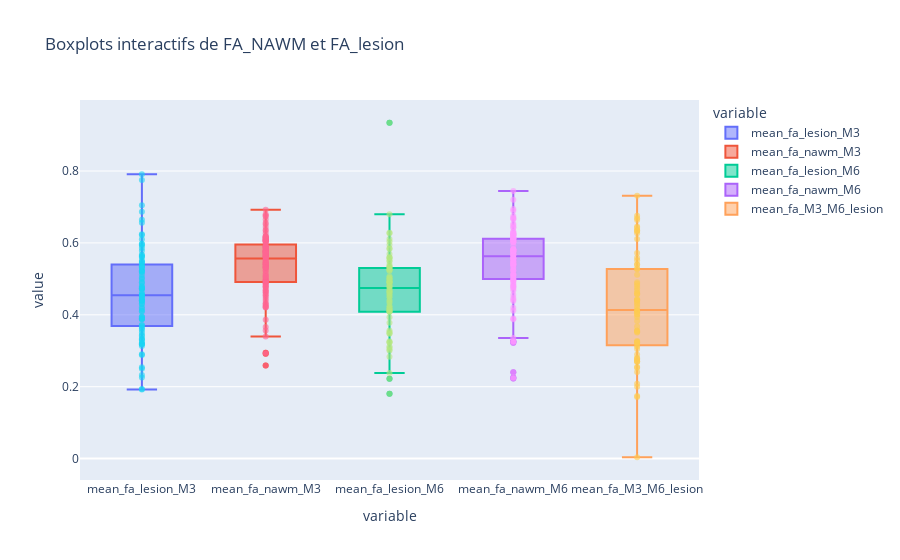
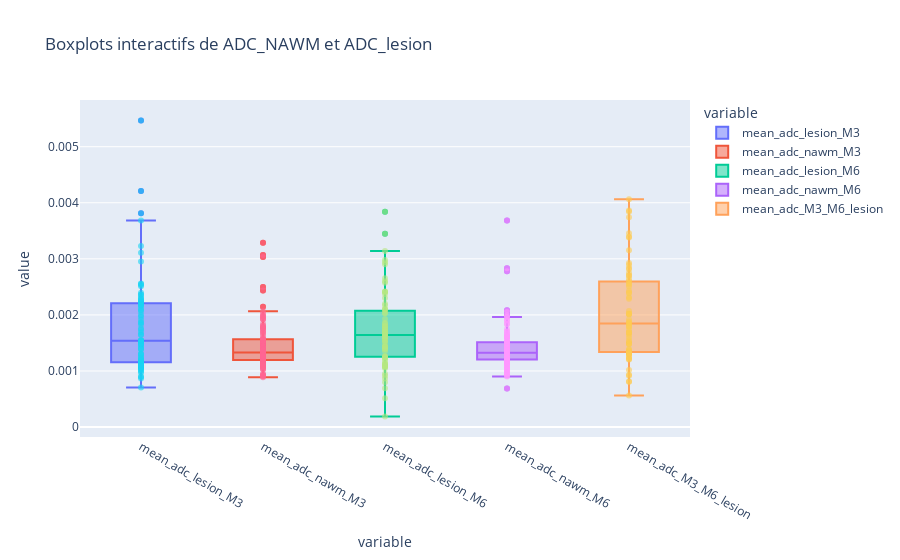

The notebook cell these images were saved under, in order:
### Code cell
# Graphique FA
fig_fa = px.box(
    df_M3M6.melt(id_vars=["Subject"], value_vars=["mean_fa_lesion_M3", "mean_fa_nawm_M3", "mean_fa_lesion_M6", "mean_fa_nawm_M6", "mean_fa_M3_M6_lesion"]),
    x="variable",
    y="value",
    color="variable",
    hover_data=["Subject"],
    title="Boxplots interactifs de FA_NAWM et FA_lesion"
)
for variable in ["mean_fa_lesion_M3", "mean_fa_nawm_M3", "mean_fa_lesion_M6", "mean_fa_nawm_M6", "mean_fa_M3_M6_lesion"]:
    fig_fa.add_scatter(
        x=[variable]*len(df_M3M6),
        y=df_M3M6[variable],
        mode='markers',
        marker=dict(size=6, opacity=0.6),
        name=f'{variable} points',
        text=df_M3M6['Subject'],
        hovertemplate='Subject=%{text}<br>FA=%{y}<extra></extra>',
        showlegend=False
    )
fig_fa.show()

# Graphique ADC
fig_adc = px.box(
    df_M3M6.melt(id_vars=["Subject"], value_vars=["mean_adc_lesion_M3", "mean_adc_nawm_M3", "mean_adc_lesion_M6", "mean_adc_nawm_M6", "mean_adc_M3_M6_lesion"]),
    x="variable",
    y="value",
    color="variable",
    hover_data=["Subject"],
    title="Boxplots interactifs de ADC_NAWM et ADC_lesion"
)
for variable in ["mean_adc_lesion_M3", "mean_adc_nawm_M3", "mean_adc_lesion_M6", "mean_adc_nawm_M6", "mean_adc_M3_M6_lesion"]:
    fig_adc.add_scatter(
        x=[variable]*len(df_M3M6),
        y=df_M3M6[variable],
        mode='markers',
        marker=dict(size=6, opacity=0.6),
        name=f'{variable} points',
        text=df_M3M6['Subject'],
        hovertemplate='Subject=%{text}<br>ADC=%{y}<extra></extra>',
        showlegend=False
    )
fig_adc.show()
